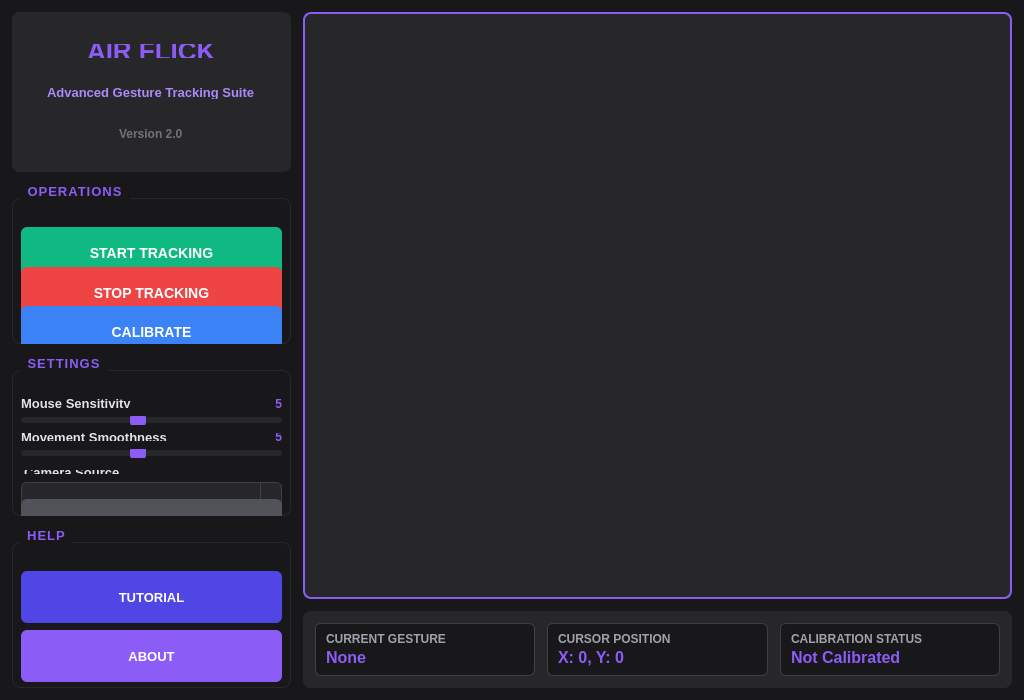
<?xml version="1.0" encoding="UTF-8"?>
<ui version="4.0">
 <class>AirFlickMain</class>
 <widget class="QWidget" name="AirFlickMain">
  <property name="geometry">
   <rect>
    <x>0</x>
    <y>0</y>
    <width>1024</width>
    <height>700</height>
   </rect>
  </property>
  <property name="minimumSize">
   <size>
    <width>800</width>
    <height>550</height>
   </size>
  </property>
  <property name="windowTitle">
   <string>Air Flick - Advanced Gesture Tracking Suite</string>
  </property>
  <property name="styleSheet">
   <string notr="true">QWidget {
  background-color: #18181b;
  color: #f4f4f5;
  font-family: 'Segoe UI', 'SF Pro Text', Arial, sans-serif;
}

QLabel {
  color: #e4e4e7;
}

QPushButton {
  border-radius: 6px;
  padding: 8px 12px;
  font-weight: 600;
  border: none;
  min-height: 36px;
}

QPushButton:hover {
  opacity: 0.85;
}

QPushButton:pressed {
  opacity: 0.7;
}

QGroupBox {
  border: 1px solid #27272a;
  border-radius: 8px;
  margin-top: 14px;
  padding-top: 8px;
  font-weight: 600;
}

QGroupBox::title {
  subcontrol-origin: margin;
  left: 8px;
  padding: 0 5px;
}

QSlider::groove:horizontal {
  border-radius: 3px;
  height: 6px;
  margin: 2px 0;
  background-color: #27272a;
}

QSlider::handle:horizontal {
  background-color: #8b5cf6;
  border: none;
  border-radius: 6px;
  width: 16px;
  margin: -5px 0;
}

QComboBox {
  padding: 6px 8px;
  border-radius: 6px;
  background-color: #27272a;
  border: 1px solid #3f3f46;
  min-height: 30px;
}

QComboBox::drop-down {
  subcontrol-origin: padding;
  subcontrol-position: right;
  width: 20px;
  border-left: 1px solid #3f3f46;
}

QScrollBar:vertical {
  border: none;
  background: #27272a;
  width: 8px;
  border-radius: 4px;
}

QScrollBar::handle:vertical {
  background: #52525b;
  min-height: 30px;
  border-radius: 4px;
}

QScrollBar:horizontal {
  border: none;
  background: #27272a;
  height: 8px;
  border-radius: 4px;
}

QScrollBar::handle:horizontal {
  background: #52525b;
  min-width: 30px;
  border-radius: 4px;
}</string>
  </property>
  <layout class="QHBoxLayout" name="mainLayout">
   <property name="spacing">
    <number>12</number>
   </property>
   <property name="leftMargin">
    <number>12</number>
   </property>
   <property name="topMargin">
    <number>12</number>
   </property>
   <property name="rightMargin">
    <number>12</number>
   </property>
   <property name="bottomMargin">
    <number>12</number>
   </property>
   <item>
    <widget class="QWidget" name="sidebarWidget" native="true">
     <property name="sizePolicy">
      <sizepolicy hsizetype="Maximum" vsizetype="Preferred">
       <horstretch>0</horstretch>
       <verstretch>0</verstretch>
      </sizepolicy>
     </property>
     <property name="minimumSize">
      <size>
       <width>250</width>
       <height>0</height>
      </size>
     </property>
     <property name="maximumSize">
      <size>
       <width>280</width>
       <height>16777215</height>
      </size>
     </property>
     <layout class="QVBoxLayout" name="sidebarLayout">
      <property name="spacing">
       <number>12</number>
      </property>
      <property name="leftMargin">
       <number>0</number>
      </property>
      <property name="topMargin">
       <number>0</number>
      </property>
      <property name="rightMargin">
       <number>0</number>
      </property>
      <property name="bottomMargin">
       <number>0</number>
      </property>
      <item>
       <widget class="QFrame" name="logoFrame">
        <property name="frameShape">
         <enum>QFrame::StyledPanel</enum>
        </property>
        <property name="frameShadow">
         <enum>QFrame::Raised</enum>
        </property>
        <property name="styleSheet">
         <string notr="true">background: #27272a;
border-radius: 8px;
padding: 12px;</string>
        </property>
        <layout class="QVBoxLayout" name="logoLayout">
         <property name="spacing">
          <number>4</number>
         </property>
         <property name="leftMargin">
          <number>8</number>
         </property>
         <property name="topMargin">
          <number>8</number>
         </property>
         <property name="rightMargin">
          <number>8</number>
         </property>
         <property name="bottomMargin">
          <number>8</number>
         </property>
         <item alignment="Qt::AlignCenter">
          <widget class="QLabel" name="titleLabel">
           <property name="styleSheet">
            <string notr="true">font-size: 26px;
font-weight: 700;
color: #8b5cf6;</string>
           </property>
           <property name="text">
            <string>AIR FLICK</string>
           </property>
          </widget>
         </item>
         <item alignment="Qt::AlignCenter">
          <widget class="QLabel" name="subtitleLabel">
           <property name="styleSheet">
            <string notr="true">font-size: 13px;
color: #a78bfa;
font-weight: 500;</string>
           </property>
           <property name="text">
            <string>Advanced Gesture Tracking Suite</string>
           </property>
          </widget>
         </item>
         <item alignment="Qt::AlignCenter">
          <widget class="QLabel" name="versionLabel">
           <property name="styleSheet">
            <string notr="true">font-size: 12px;
color: #71717a;
font-weight: 500;</string>
           </property>
           <property name="text">
            <string>Version 2.0</string>
           </property>
          </widget>
         </item>
        </layout>
       </widget>
      </item>
      <item>
       <widget class="QGroupBox" name="operationGroup">
        <property name="title">
         <string>OPERATIONS</string>
        </property>
        <property name="styleSheet">
         <string notr="true">QGroupBox {
  color: #8b5cf6;
  font-size: 13px;
  letter-spacing: 1px;
}</string>
        </property>
        <layout class="QVBoxLayout" name="operationLayout">
         <property name="spacing">
          <number>10</number>
         </property>
         <property name="leftMargin">
          <number>8</number>
         </property>
         <property name="topMargin">
          <number>20</number>
         </property>
         <property name="rightMargin">
          <number>8</number>
         </property>
         <property name="bottomMargin">
          <number>8</number>
         </property>
         <item>
          <widget class="QPushButton" name="startButton">
           <property name="sizePolicy">
            <sizepolicy hsizetype="Minimum" vsizetype="Fixed">
             <horstretch>0</horstretch>
             <verstretch>0</verstretch>
            </sizepolicy>
           </property>
           <property name="styleSheet">
            <string notr="true">background-color: #10b981;
font-size: 14px;
color: white;</string>
           </property>
           <property name="text">
            <string>START TRACKING</string>
           </property>
           <property name="icon">
            <iconset>
             <normaloff>icons/play.png</normaloff>icons/play.png</iconset>
           </property>
           <property name="iconSize">
            <size>
             <width>16</width>
             <height>16</height>
            </size>
           </property>
          </widget>
         </item>
         <item>
          <widget class="QPushButton" name="stopButton">
           <property name="sizePolicy">
            <sizepolicy hsizetype="Minimum" vsizetype="Fixed">
             <horstretch>0</horstretch>
             <verstretch>0</verstretch>
            </sizepolicy>
           </property>
           <property name="styleSheet">
            <string notr="true">background-color: #ef4444;
font-size: 14px;
color: white;</string>
           </property>
           <property name="text">
            <string>STOP TRACKING</string>
           </property>
           <property name="icon">
            <iconset>
             <normaloff>icons/stop.png</normaloff>icons/stop.png</iconset>
           </property>
           <property name="iconSize">
            <size>
             <width>16</width>
             <height>16</height>
            </size>
           </property>
          </widget>
         </item>
         <item>
          <widget class="QPushButton" name="calibrateButton">
           <property name="sizePolicy">
            <sizepolicy hsizetype="Minimum" vsizetype="Fixed">
             <horstretch>0</horstretch>
             <verstretch>0</verstretch>
            </sizepolicy>
           </property>
           <property name="styleSheet">
            <string notr="true">background-color: #3b82f6;
font-size: 14px;
color: white;</string>
           </property>
           <property name="text">
            <string>CALIBRATE</string>
           </property>
           <property name="icon">
            <iconset>
             <normaloff>icons/calibrate.png</normaloff>icons/calibrate.png</iconset>
           </property>
           <property name="iconSize">
            <size>
             <width>16</width>
             <height>16</height>
            </size>
           </property>
          </widget>
         </item>
        </layout>
       </widget>
      </item>
      <item>
       <widget class="QGroupBox" name="settingsGroup">
        <property name="title">
         <string>SETTINGS</string>
        </property>
        <property name="styleSheet">
         <string notr="true">QGroupBox {
  color: #8b5cf6;
  font-size: 13px;
  letter-spacing: 1px;
}</string>
        </property>
        <layout class="QVBoxLayout" name="settingsLayout">
         <property name="spacing">
          <number>8</number>
         </property>
         <property name="leftMargin">
          <number>8</number>
         </property>
         <property name="topMargin">
          <number>20</number>
         </property>
         <property name="rightMargin">
          <number>8</number>
         </property>
         <property name="bottomMargin">
          <number>8</number>
         </property>
         <item>
          <layout class="QHBoxLayout" name="sensitivityLayout">
           <item>
            <widget class="QLabel" name="sensitivityLabel">
             <property name="styleSheet">
              <string notr="true">font-size: 13px;
font-weight: 500;</string>
             </property>
             <property name="text">
              <string>Mouse Sensitivity</string>
             </property>
            </widget>
           </item>
           <item>
            <widget class="QLabel" name="sensitivityValue">
             <property name="styleSheet">
              <string notr="true">color: #8b5cf6;
font-weight: 600;</string>
             </property>
             <property name="text">
              <string>5</string>
             </property>
             <property name="alignment">
              <set>Qt::AlignRight|Qt::AlignTrailing|Qt::AlignVCenter</set>
             </property>
            </widget>
           </item>
          </layout>
         </item>
         <item>
          <widget class="QSlider" name="sensitivitySlider">
           <property name="orientation">
            <enum>Qt::Horizontal</enum>
           </property>
           <property name="minimum">
            <number>1</number>
           </property>
           <property name="maximum">
            <number>10</number>
           </property>
           <property name="value">
            <number>5</number>
           </property>
           <property name="tickPosition">
            <enum>QSlider::TicksBelow</enum>
           </property>
          </widget>
         </item>
         <item>
          <layout class="QHBoxLayout" name="smoothnessLayout">
           <item>
            <widget class="QLabel" name="smoothnessLabel">
             <property name="styleSheet">
              <string notr="true">font-size: 13px;
font-weight: 500;</string>
             </property>
             <property name="text">
              <string>Movement Smoothness</string>
             </property>
            </widget>
           </item>
           <item>
            <widget class="QLabel" name="smoothnessValue">
             <property name="styleSheet">
              <string notr="true">color: #8b5cf6;
font-weight: 600;</string>
             </property>
             <property name="text">
              <string>5</string>
             </property>
             <property name="alignment">
              <set>Qt::AlignRight|Qt::AlignTrailing|Qt::AlignVCenter</set>
             </property>
            </widget>
           </item>
          </layout>
         </item>
         <item>
          <widget class="QSlider" name="smoothnessSlider">
           <property name="orientation">
            <enum>Qt::Horizontal</enum>
           </property>
           <property name="minimum">
            <number>1</number>
           </property>
           <property name="maximum">
            <number>10</number>
           </property>
           <property name="value">
            <number>5</number>
           </property>
           <property name="tickPosition">
            <enum>QSlider::TicksBelow</enum>
           </property>
          </widget>
         </item>
         <item>
          <widget class="QLabel" name="cameraLabel">
           <property name="styleSheet">
            <string notr="true">font-size: 13px;
font-weight: 500;
margin-top: 4px;</string>
           </property>
           <property name="text">
            <string>Camera Source</string>
           </property>
          </widget>
         </item>
         <item>
          <widget class="QComboBox" name="cameraSelect">
           <property name="styleSheet">
            <string notr="true">padding: 6px;
margin-bottom: 8px;</string>
           </property>
           <item>
            <property name="text">
             <string>Default Camera</string>
            </property>
           </item>
           <item>
            <property name="text">
             <string>Camera 1</string>
            </property>
           </item>
           <item>
            <property name="text">
             <string>Camera 2</string>
            </property>
           </item>
          </widget>
         </item>
         <item>
          <widget class="QPushButton" name="settingsButton">
           <property name="styleSheet">
            <string notr="true">background-color: #52525b;
font-size: 13px;
color: white;</string>
           </property>
           <property name="text">
            <string>ADVANCED SETTINGS</string>
           </property>
          </widget>
         </item>
        </layout>
       </widget>
      </item>
      <item>
       <widget class="QGroupBox" name="helpGroup">
        <property name="title">
         <string>HELP</string>
        </property>
        <property name="styleSheet">
         <string notr="true">QGroupBox {
  color: #8b5cf6;
  font-size: 13px;
  letter-spacing: 1px;
}</string>
        </property>
        <layout class="QVBoxLayout" name="helpLayout">
         <property name="spacing">
          <number>10</number>
         </property>
         <property name="leftMargin">
          <number>8</number>
         </property>
         <property name="topMargin">
          <number>20</number>
         </property>
         <property name="rightMargin">
          <number>8</number>
         </property>
         <property name="bottomMargin">
          <number>8</number>
         </property>
         <item>
          <widget class="QPushButton" name="tutorialButton">
           <property name="styleSheet">
            <string notr="true">background-color: #4f46e5;
font-size: 13px;
color: white;</string>
           </property>
           <property name="text">
            <string>TUTORIAL</string>
           </property>
          </widget>
         </item>
         <item>
          <widget class="QPushButton" name="aboutButton">
           <property name="styleSheet">
            <string notr="true">background-color: #8b5cf6;
font-size: 13px;
color: white;</string>
           </property>
           <property name="text">
            <string>ABOUT</string>
           </property>
          </widget>
         </item>
        </layout>
       </widget>
      </item>
      <item>
       <spacer name="verticalSpacer">
        <property name="orientation">
         <enum>Qt::Vertical</enum>
        </property>
        <property name="sizeHint" stdset="0">
         <size>
          <width>20</width>
          <height>0</height>
         </size>
        </property>
       </spacer>
      </item>
     </layout>
    </widget>
   </item>
   <item>
    <layout class="QVBoxLayout" name="mainContentLayout">
     <property name="spacing">
      <number>12</number>
     </property>
     <item>
      <widget class="QFrame" name="videoFrame">
       <property name="sizePolicy">
        <sizepolicy hsizetype="Expanding" vsizetype="Expanding">
         <horstretch>0</horstretch>
         <verstretch>1</verstretch>
        </sizepolicy>
       </property>
       <property name="minimumSize">
        <size>
         <width>400</width>
         <height>300</height>
        </size>
       </property>
       <property name="styleSheet">
        <string notr="true">border: 2px solid #8b5cf6;
border-radius: 8px;
background-color: #27272a;</string>
       </property>
       <property name="frameShape">
        <enum>QFrame::StyledPanel</enum>
       </property>
       <property name="frameShadow">
        <enum>QFrame::Raised</enum>
       </property>
       <layout class="QVBoxLayout" name="videoLayout">
        <property name="leftMargin">
         <number>1</number>
        </property>
        <property name="topMargin">
         <number>1</number>
        </property>
        <property name="rightMargin">
         <number>1</number>
        </property>
        <property name="bottomMargin">
         <number>1</number>
        </property>
        <item>
         <widget class="QLabel" name="videoFeed">
          <property name="sizePolicy">
           <sizepolicy hsizetype="Expanding" vsizetype="Expanding">
            <horstretch>0</horstretch>
            <verstretch>0</verstretch>
           </sizepolicy>
          </property>
          <property name="styleSheet">
           <string notr="true">border: none;</string>
          </property>
          <property name="text">
           <string/>
          </property>
          <property name="alignment">
           <set>Qt::AlignCenter</set>
          </property>
         </widget>
        </item>
       </layout>
      </widget>
     </item>
     <item>
      <widget class="QFrame" name="statusFrame">
       <property name="maximumSize">
        <size>
         <width>16777215</width>
         <height>100</height>
        </size>
       </property>
       <property name="frameShape">
        <enum>QFrame::StyledPanel</enum>
       </property>
       <property name="frameShadow">
        <enum>QFrame::Raised</enum>
       </property>
       <property name="styleSheet">
        <string notr="true">background-color: #27272a;
border-radius: 8px;</string>
       </property>
       <layout class="QHBoxLayout" name="statusLayout">
        <property name="spacing">
         <number>12</number>
        </property>
        <property name="leftMargin">
         <number>12</number>
        </property>
        <property name="topMargin">
         <number>12</number>
        </property>
        <property name="rightMargin">
         <number>12</number>
        </property>
        <property name="bottomMargin">
         <number>12</number>
        </property>
        <item>
         <widget class="QFrame" name="gestureFrame">
          <property name="frameShape">
           <enum>QFrame::StyledPanel</enum>
          </property>
          <property name="frameShadow">
           <enum>QFrame::Raised</enum>
          </property>
          <property name="styleSheet">
           <string notr="true">background-color: #18181b;
border-radius: 6px;
border: 1px solid #3f3f46;</string>
          </property>
          <layout class="QVBoxLayout" name="gestureFrameLayout">
           <property name="spacing">
            <number>2</number>
           </property>
           <property name="leftMargin">
            <number>10</number>
           </property>
           <property name="topMargin">
            <number>8</number>
           </property>
           <property name="rightMargin">
            <number>10</number>
           </property>
           <property name="bottomMargin">
            <number>8</number>
           </property>
           <item>
            <widget class="QLabel" name="gestureTitle">
             <property name="styleSheet">
              <string notr="true">font-size: 12px;
color: #a1a1aa;
font-weight: 500;
border: none;</string>
             </property>
             <property name="text">
              <string>CURRENT GESTURE</string>
             </property>
            </widget>
           </item>
           <item>
            <widget class="QLabel" name="gestureOutput">
             <property name="styleSheet">
              <string notr="true">font-size: 16px;
color: #8b5cf6;
font-weight: 600;
border: none;</string>
             </property>
             <property name="text">
              <string>None</string>
             </property>
            </widget>
           </item>
          </layout>
         </widget>
        </item>
        <item>
         <widget class="QFrame" name="positionFrame">
          <property name="frameShape">
           <enum>QFrame::StyledPanel</enum>
          </property>
          <property name="frameShadow">
           <enum>QFrame::Raised</enum>
          </property>
          <property name="styleSheet">
           <string notr="true">background-color: #18181b;
border-radius: 6px;
border: 1px solid #3f3f46;</string>
          </property>
          <layout class="QVBoxLayout" name="positionFrameLayout">
           <property name="spacing">
            <number>2</number>
           </property>
           <property name="leftMargin">
            <number>10</number>
           </property>
           <property name="topMargin">
            <number>8</number>
           </property>
           <property name="rightMargin">
            <number>10</number>
           </property>
           <property name="bottomMargin">
            <number>8</number>
           </property>
           <item>
            <widget class="QLabel" name="positionTitle">
             <property name="styleSheet">
              <string notr="true">font-size: 12px;
color: #a1a1aa;
font-weight: 500;
border: none;</string>
             </property>
             <property name="text">
              <string>CURSOR POSITION</string>
             </property>
            </widget>
           </item>
           <item>
            <widget class="QLabel" name="positionOutput">
             <property name="styleSheet">
              <string notr="true">font-size: 16px;
color: #8b5cf6;
font-weight: 600;
border: none;</string>
             </property>
             <property name="text">
              <string>X: 0, Y: 0</string>
             </property>
            </widget>
           </item>
          </layout>
         </widget>
        </item>
        <item>
         <widget class="QFrame" name="calibrationFrame">
          <property name="frameShape">
           <enum>QFrame::StyledPanel</enum>
          </property>
          <property name="frameShadow">
           <enum>QFrame::Raised</enum>
          </property>
          <property name="styleSheet">
           <string notr="true">background-color: #18181b;
border-radius: 6px;
border: 1px solid #3f3f46;</string>
          </property>
          <layout class="QVBoxLayout" name="calibrationFrameLayout">
           <property name="spacing">
            <number>2</number>
           </property>
           <property name="leftMargin">
            <number>10</number>
           </property>
           <property name="topMargin">
            <number>8</number>
           </property>
           <property name="rightMargin">
            <number>10</number>
           </property>
           <property name="bottomMargin">
            <number>8</number>
           </property>
           <item>
            <widget class="QLabel" name="calibrationTitle">
             <property name="styleSheet">
              <string notr="true">font-size: 12px;
color: #a1a1aa;
font-weight: 500;
border: none;</string>
             </property>
             <property name="text">
              <string>CALIBRATION STATUS</string>
             </property>
            </widget>
           </item>
           <item>
            <widget class="QLabel" name="calibrationStatus">
             <property name="styleSheet">
              <string notr="true">font-size: 16px;
color: #8b5cf6;
font-weight: 600;
border: none;</string>
             </property>
             <property name="text">
              <string>Not Calibrated</string>
             </property>
            </widget>
           </item>
          </layout>
         </widget>
        </item>
       </layout>
      </widget>
     </item>
    </layout>
   </item>
  </layout>
 </widget>
 <resources/>
 <connections/>
</ui>
